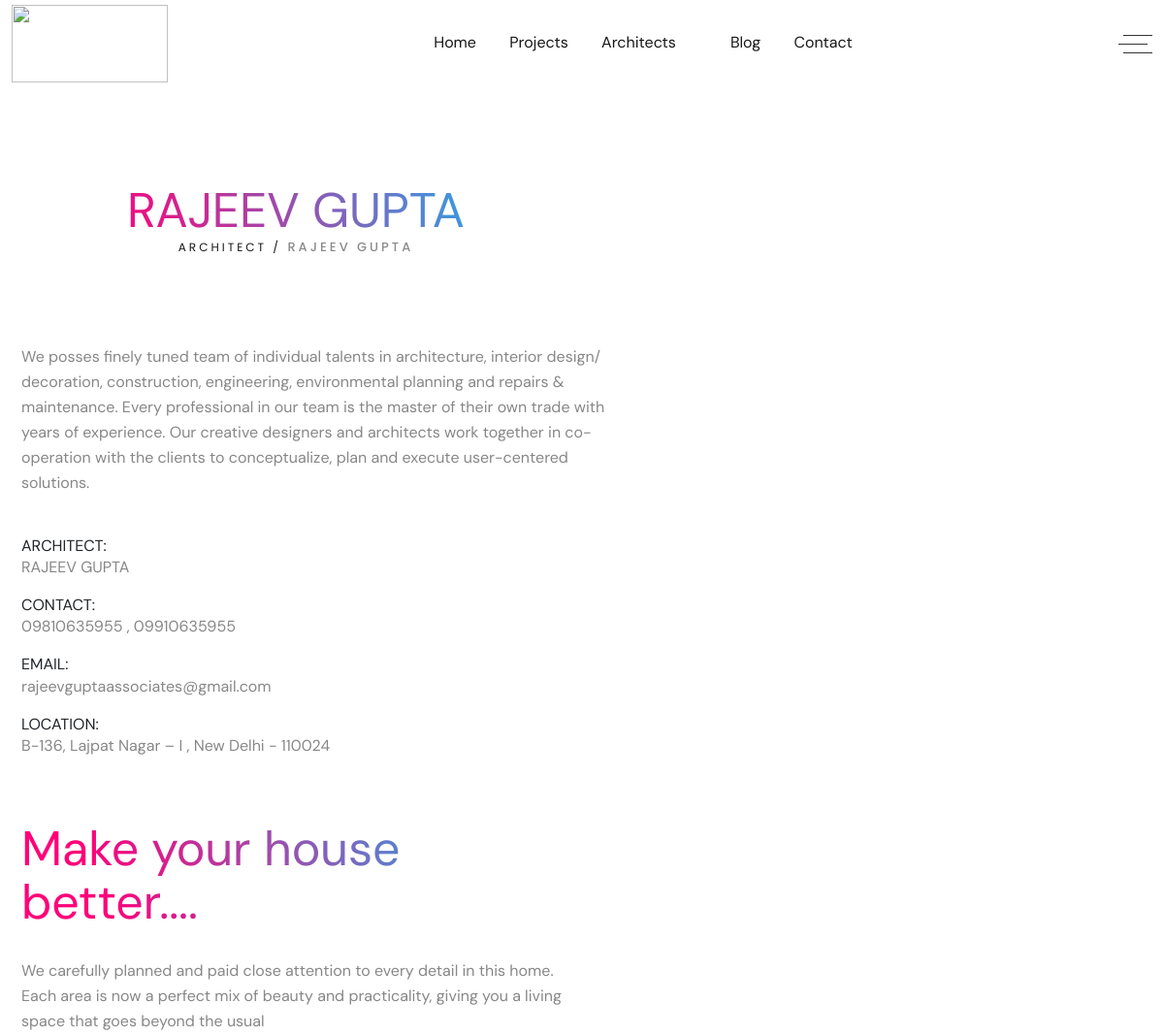
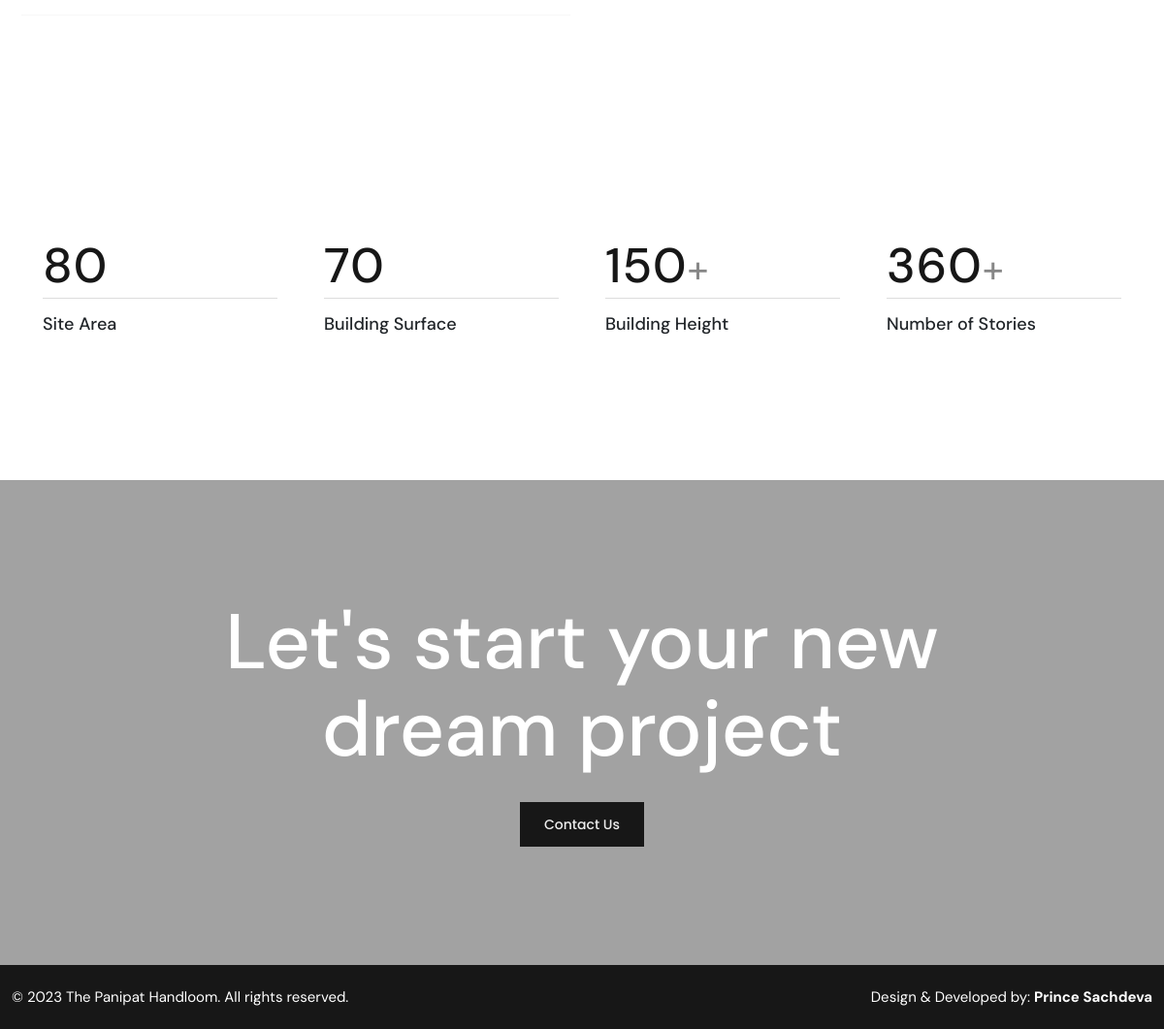
/architectures/RAJEEV GUPTA/, run on the app's committed database (2 pictures, top to bottom).
### core/models.py (models this page shows, shortened)
class Architecture(models.Model):
    aid = ShortUUIDField(unique=True, max_length=30, prefix="arch", alphabet="abcdefgh12345")
    user = models.ForeignKey(User, on_delete=models.SET_NULL, null=True)
    name = models.CharField(max_length=100, default="CJS BHATIA...")
    contact = models.CharField(max_length=100, default="+91-")
    email = models.CharField(max_length=100, default="@gmail.com")
    address = models.CharField(max_length=100, default="South Delhi...")
    description = models.TextField(null=True, blank=True, default="about yourself...")
    instagram = models.CharField(max_length=100, default="@instagram.com")
    facebook = models.CharField(max_length=100, default="@facebook.com")
    linkedin = models.CharField(max_length=100, default="@linkedin.com")
    twitter = models.CharField(max_length=100, default="@twitter.com")
    meta_description = models.CharField(max_length=100)
    meta_title = models.CharField(max_length=100)
    meta_tag = models.CharField(max_length=100)
    featured = models.BooleanField(default=False)
    sku = ShortUUIDField(unique=True, max_length=50, prefix="sku", alphabet="12345678900")
    date = models.DateTimeField(auto_now_add=True)
    updated = models.DateTimeField(null=True)
    image = models.ImageField(upload_to=user_directory_path, default="architecture.jpg")
    class Meta:
        verbose_name_plural = "Architecture"

### core/views.py (the view)
# urls.py: path("architectures/<name>/", arch_name, name="arch_name"),
def arch_name(request, name):
    architecture = get_object_or_404(Architecture, name=name)
    arch_images = ArchitectureImages.objects.filter(architecture=architecture)
    context = {
        "architecture": architecture,
        "arch_images": arch_images,
    }
    return render(request, "arch/portfolio-details.html", context)

### core/context_processor.py (called while the page is built)
def default(request):
    product = Main_category.objects.all()
    return {
        'main_cat': product,
    }

### templates/arch/portfolio-details.html (shortened to what this page needs)
{% load static %}
<!DOCTYPE html>
<html lang="en">
<head>
    <link href="{% static "arch/assets/css/bootstrap.min.css" %}" rel="stylesheet">
    <link href="{% static "arch/assets/css/line-awesome.min.css" %}" rel="stylesheet">
    <link href="{% static "arch/assets/css/fontAwesomePro.css" %}" rel="stylesheet">
    <link href="{% static "arch/assets/css/animate.css" %}" rel="stylesheet">
    <link href="{% static "arch/assets/css/barfiller.css" %}" rel="stylesheet">
    <link href="{% static "arch/assets/css/magnific-popup.css" %}" rel="stylesheet">
    <link href="{% static "arch/assets/css/flaticon.css" %}" rel="stylesheet">
    <link href="{% static "arch/assets/css/owl.carousel.css" %}" rel="stylesheet">
    <link href="{% static "arch/assets/css/slick.css" %}" rel="stylesheet">
    <link href="{% static "arch/assets/css/nice-select.css" %}" rel="stylesheet">
    <link href="{% static "arch/assets/css/backToTop.css" %}" rel="stylesheet">
    <link href="{% static "arch/assets/css/metismenu.css" %}" rel="stylesheet">
    <link href="{% static "arch/assets/css/style.css" %}" rel="stylesheet">
    <link href="{% static "assets/css/responsive.css" %}" rel="stylesheet">
</head>
<body>
    <div id="header-sticky" class="header-area">
        <div class="navigation">
            <div class="container">
                <div class="header-inner-box">
                    <a href="/" class="logo"> <img src="{% static 'wp-content/themes/minimog-child-demo/assets/demos/megamog/tph.png' %}" alt="" width="161"
					height="80"> </a>
                    <div class="main-menu d-none d-lg-block">
                        <ul>
                            <li><a href="/architectures">Home</a>
                            </li>
                            <li><a href="#projects">Projects</a>
                            </li>
                            <li><a href="#">Architects <i class="las la-angle-down"></i></a>
                            </li>
                            <li><a href="#blog">Blog</a>
                            </li>
                            <li><a href="#contact">Contact</a></li>
                        </ul>
                    </div>
                    <div class="header-btn">
                        <div class="menu-trigger">
                            <span class="lines"></span>
                            <span class="lines"></span>
                            <span class="lines"></span>
                        </div>
                    </div>
                </div>
            </div>
        </div>
    </div>
<div class="single-project-section section-padding pb-60">
    <div class="container">
        <div class="row pb-0">
            <div class="col-xl-6 col-lg-6 text-center">
                <div class="section-title">
                    <h1 class="gradient-text">{{architecture.name}}</h1>
                    <h6><a href="/architectures">Architect /</a> {{architecture.name}}</h6>
                </div>
            </div>
        </div>
        <div class="row">
            <div class="project-details-wrapper">
                <div class="row mt-60">
                    <div class="col-xl-7">
                        <div class="project-details">
                            <p>{{architecture.description}}</p> <br>
                        </div>
                        <div class="project-info-wrap">
                            <div class="project-info">
                                <h6>Architect:</h6>
                                <p>{{architecture.name}}</p>
                            </div>
                            <div class="project-info">
                                <h6>Contact:</h6>
                                <p>{{architecture.contact}}</p>
                            </div>
                            <div class="project-info">
                                <h6>Email:</h6>
                                <p>{{architecture.email}}</p>
                            </div>
                            <div class="project-info">
                                <h6>Location:</h6>
                                <p>{{architecture.address}}</p>
                            </div>
                        </div>
                    </div>
                    <div class="col-xl-5">
                    </div>
                </div>
                <div class="row pt-50">
                    <div class="col-xl-6 col-lg-6">
                        <div class="section-title">
                            <h1 class="gradient-text">Make your house better....</h1>
                        </div>
                        <p>We carefully planned and paid close attention to every detail in this home. Each area is now a perfect mix of beauty and practicality, giving you a living space that goes beyond the usual</p>
                        <hr>
                    </div>
                </div>
                <div class="project-details-img">
                    <div class="row mt-0">
                        {% for arch_img in arch_images %}
                        <div class="col-xl-6">
                        </div>
                        {% endfor %}
                    </div>
                </div>
                <div class="counter-section section-padding pt-60 pb-30 phone-hid">
                    <div class="container">
                        <div class="row gx-5">
                            <div class="col-lg-3 col-md-6 col-sm-6">
                                <div class="single-counter-box">
                                    <p class="counter-number"><span>80</span></p>
                                    <h6>Site Area</h6>
                                </div>
                            </div>
                            <div class="col-lg-3 col-md-6 col-sm-6">
                                <div class="single-counter-box">
                                    <p class="counter-number"><span>70</span></p>
                                    <h6>Building Surface</h6>
                                </div>
                            </div>
                            <div class="col-lg-3 col-md-6 col-sm-6">
                                <div class="single-counter-box">
                                    <p class="counter-number"><span>150</span>+</p>
                                    <h6>Building Height</h6>
                                </div>
                            </div>
                            <div class="col-lg-3 col-md-6 col-sm-6">
                                <div class="single-counter-box">
                                    <p class="counter-number"><span>360</span>+</p>
                                    <h6>Number of Stories</h6>
                                </div>
                            </div>
                        </div>
                    </div>
                </div>
            </div>
        </div>
    </div>
</div>
<div class="cta-area d-flex align-items-center bg-cover" data-background="{% static "arch/assets/img/cta-bg.jpg" %}">
    <div class="overlay"></div>
    <div class="container">
        <div class="row justify-content-center">
            <div class="col-xl-10 text-center">
                <div class="section-title">
                    <h2 class="text-white">Let's start your new <br> dream project</h2>
                </div>
                <a href="/architectures#contact" class="theme-btn">Contact Us</a>
            </div>
        </div>
    </div>
</div>
    <div class="footer-bottom">
        <div class="container">
            <div class="row justify-content-center align-items-center justify-content-center">
                <div class="col-lg-6 col-md-6 col-sm-12">
                    <p class="copyright-line">© 2023 The Panipat Handloom. All rights reserved.</p>
                </div>
                <div class="col-lg-6 col-md-6 col-sm-12">
                    <p class="privacy">Design & Developed by: <b>Prince Sachdeva</b></p>
                </div>
            </div>
        </div>
    </div>
</body>
</html>

### static/arch/assets/css/barfiller.css (style rules this page uses)
body { font-family: Arial; background: #eee; }

### templates/arch/portfolio-details.html (style rules this page uses)
.gradient-text { background: -webkit-linear-gradient(20deg, rgba(255, 0, 120, 1) 15%, rgba(0, 199, 255, 1) 100%); -webkit-background-clip: text; color: transparent; }

### data on the page
Architecture: name "RAJEEV GUPTA", description "We posses finely tuned team of individual talents in architecture, interior design/ decoration, construction, engineering, environmental planning and repairs & maintenance. Every professional in our team is the master of their own trade with years of experience. Our creative designers and architects work together in co-operation with the clients to conceptualize, plan and execute user-centered solutions.", contact "09810635955 , 09910635955", email "rajeevguptaassociates@gmail.com", address "B-136, Lajpat Nagar – I , New Delhi - 110024"
